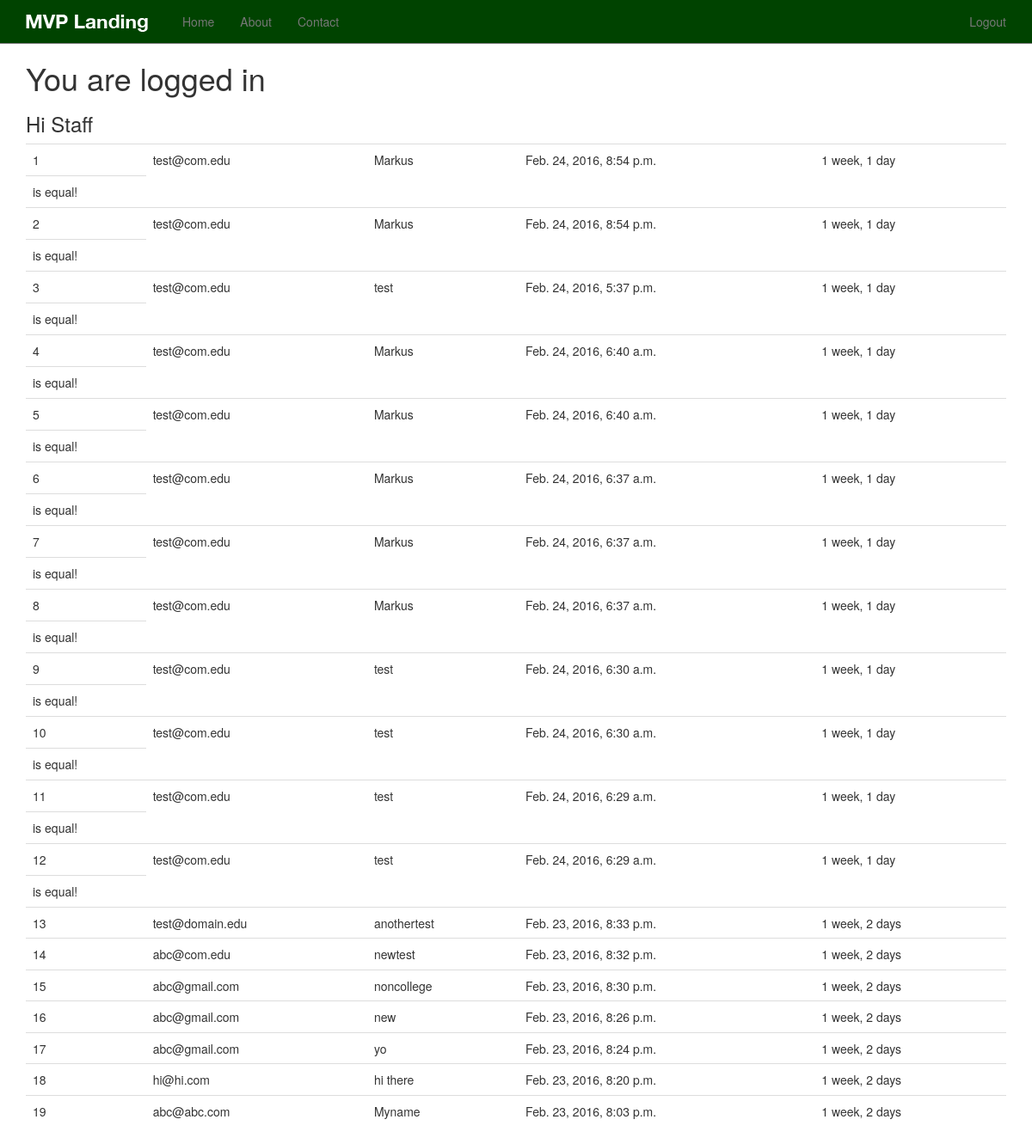
The app's page / (signed in) with its own data.
### newsletter/models.py (models this page shows)
class SignUp(models.Model):
    email = models.EmailField()
    full_name = models.CharField(default='', blank=True, null=True, max_length=120)
    timestamp = models.DateTimeField(auto_now_add=True, auto_now=False)
    updated = models.DateTimeField(auto_now_add=False, auto_now=True)
    def __unicode__(self):
        return self.email

### newsletter/views.py (the view, shortened to what this page needs)
# urls.py: 2. Add a URL to urlpatterns:  url(r'^$', views.home, name='home')
def home(request):
    title = 'Join Us Now'
    form = SignUpForm(request.POST or None)
    context = {
        'title': title,
        'form': form,
    }
    if request.user.is_authenticated() and request.user.is_staff:
        queryset = SignUp.objects.all().order_by('-timestamp') # .filter(full_name__icontains='Markus')
        context = {
            'queryset': queryset
        }
    return render(request, "home.html", context)

### templates/home.html (shortened to what this page needs)
{% extends 'base.html' %}
{% load crispy_forms_tags %}
{%  load staticfiles %}
{% block content %}
    {% if request.user.is_authenticated %}
    <h1>You are logged in</h1>
    {% if queryset %}
        <h3>Hi Staff</h3>
        <table class="table">
        {% for instance in queryset %}
            <tr>
                <td>{{ forloop.counter }}</td>
                <td>{{ instance }}</td>
                <td>{{ instance.full_name }}</td>
                <td>{{ instance.timestamp }}</td>
                <td>{{ instance.timestamp|timesince }}</td>
            </tr>
            <tr>
                {% if instance.email == 'test@com.edu' %}
                <td>is equal!</td>
                {% endif %}
            </tr>
        {% endfor %}
        </table>
    {% endif %}
    {% endif %}
{% endblock %}

### templates/base.html (shortened to what this page needs)
{% load staticfiles %}
<!DOCTYPE html>
<html lang="en">
  <head>
    {% include 'head_css.html' %}
  </head>
  <body>
    {% include 'navbar.html' %}
    <div class="container">
        {% block content %}
        {% endblock %}
    </div>
  </body>
</html>

### templates/head_css.html
{% load staticfiles %}
    <link href="{%  static 'css/bootstrap.min.css' %}" rel="stylesheet">
    <link rel="stylesheet" href="{% static 'font-awesome/css/font-awesome.min.css' %}">
      <link href="{%  static 'css/ie10-viewport-bug-workaround.css' %}" rel="stylesheet">
    <link href="{%  static 'css/navbar-static-top.css' %}" rel="stylesheet">
    <link href="{%  static 'css/custom.css' %}" rel="stylesheet">

### templates/navbar.html (shortened to what this page needs)
{% load staticfiles %}
<nav class="navbar navbar-default navbar-static-top">
  <div class="container">
    <div class="navbar-header">
      <a class="navbar-brand" href="{% url 'home' %}"><img src="{% static 'img/mvp_landing_logo.png' %}"></a>
    </div>
    <div id="navbar" class="navbar-collapse collapse">
      <ul class="nav navbar-nav">
        <li><a href="{% url 'home' %}"">Home</a></li>
        <li><a href="{% url 'about' %}">About</a></li>
        <li><a href="{% url 'contact' %}">Contact</a></li>
      </ul>
      <ul class="nav navbar-nav navbar-right">
          {%  if request.user.is_authenticated %}
              <li><a href="{% url 'auth_logout' %}">Logout</a></li>
          {% else %}
        <li><a href="{% url 'registration_register' %}">Register</a></li>
        {% endif %}
      </ul>
    </div>
  </div>
</nav>

### templates/javascript.html (shortened to what this page needs)
{% load staticfiles %}

### static/our_static/css/navbar-static-top.css (style rules this page uses)
body { min-height: 1000px; }
.navbar-static-top { margin-bottom: 19px; background-color: #004300; }
.navbar-default .navbar-brand { color: #fff; }

### records on screen
SignUp: email "test@com.edu", full_name "Markus", timestamp "Feb. 24, 2016, 8:54 p.m.", timestamp "1 week, 1 day", shows "is equal!"
SignUp: email "test@com.edu", full_name "Markus", timestamp "Feb. 24, 2016, 8:54 p.m.", timestamp "1 week, 1 day", shows "is equal!"
SignUp: email "test@com.edu", full_name "test", timestamp "Feb. 24, 2016, 5:37 p.m.", timestamp "1 week, 1 day", shows "is equal!"
SignUp: email "test@com.edu", full_name "Markus", timestamp "Feb. 24, 2016, 6:40 a.m.", timestamp "1 week, 1 day", shows "is equal!"
SignUp: email "test@com.edu", full_name "Markus", timestamp "Feb. 24, 2016, 6:40 a.m.", timestamp "1 week, 1 day", shows "is equal!"
SignUp: email "test@com.edu", full_name "Markus", timestamp "Feb. 24, 2016, 6:37 a.m.", timestamp "1 week, 1 day", shows "is equal!"
SignUp: email "test@com.edu", full_name "Markus", timestamp "Feb. 24, 2016, 6:37 a.m.", timestamp "1 week, 1 day", shows "is equal!"
SignUp: email "test@com.edu", full_name "Markus", timestamp "Feb. 24, 2016, 6:37 a.m.", timestamp "1 week, 1 day", shows "is equal!"
SignUp: email "test@com.edu", full_name "test", timestamp "Feb. 24, 2016, 6:30 a.m.", timestamp "1 week, 1 day", shows "is equal!"
SignUp: email "test@com.edu", full_name "test", timestamp "Feb. 24, 2016, 6:30 a.m.", timestamp "1 week, 1 day", shows "is equal!"
SignUp: email "test@com.edu", full_name "test", timestamp "Feb. 24, 2016, 6:29 a.m.", timestamp "1 week, 1 day", shows "is equal!"
SignUp: email "test@com.edu", full_name "test", timestamp "Feb. 24, 2016, 6:29 a.m.", timestamp "1 week, 1 day", shows "is equal!"
SignUp: email "test@domain.edu", full_name "anothertest", timestamp "Feb. 23, 2016, 8:33 p.m.", timestamp "1 week, 2 days"
SignUp: email "abc@com.edu", full_name "newtest", timestamp "Feb. 23, 2016, 8:32 p.m.", timestamp "1 week, 2 days"
SignUp: email "abc@gmail.com", full_name "noncollege", timestamp "Feb. 23, 2016, 8:30 p.m.", timestamp "1 week, 2 days"
SignUp: email "abc@gmail.com", full_name "new", timestamp "Feb. 23, 2016, 8:26 p.m.", timestamp "1 week, 2 days"
SignUp: email "abc@gmail.com", full_name "yo", timestamp "Feb. 23, 2016, 8:24 p.m.", timestamp "1 week, 2 days"
SignUp: email "hi@hi.com", full_name "hi there", timestamp "Feb. 23, 2016, 8:20 p.m.", timestamp "1 week, 2 days"
SignUp: email "abc@abc.com", full_name "Myname", timestamp "Feb. 23, 2016, 8:03 p.m.", timestamp "1 week, 2 days"
